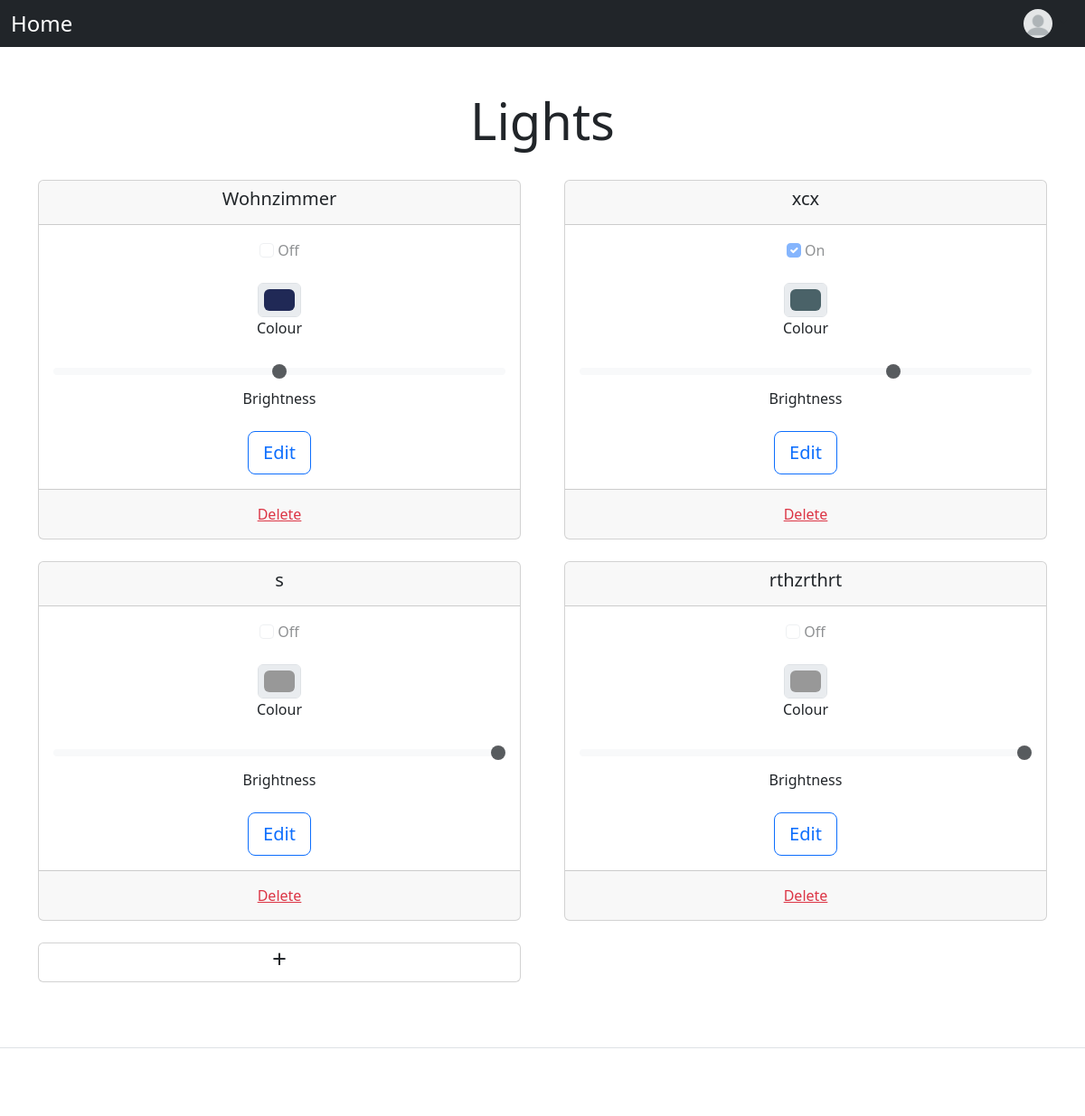
Page / (signed in) on the earlier database version.
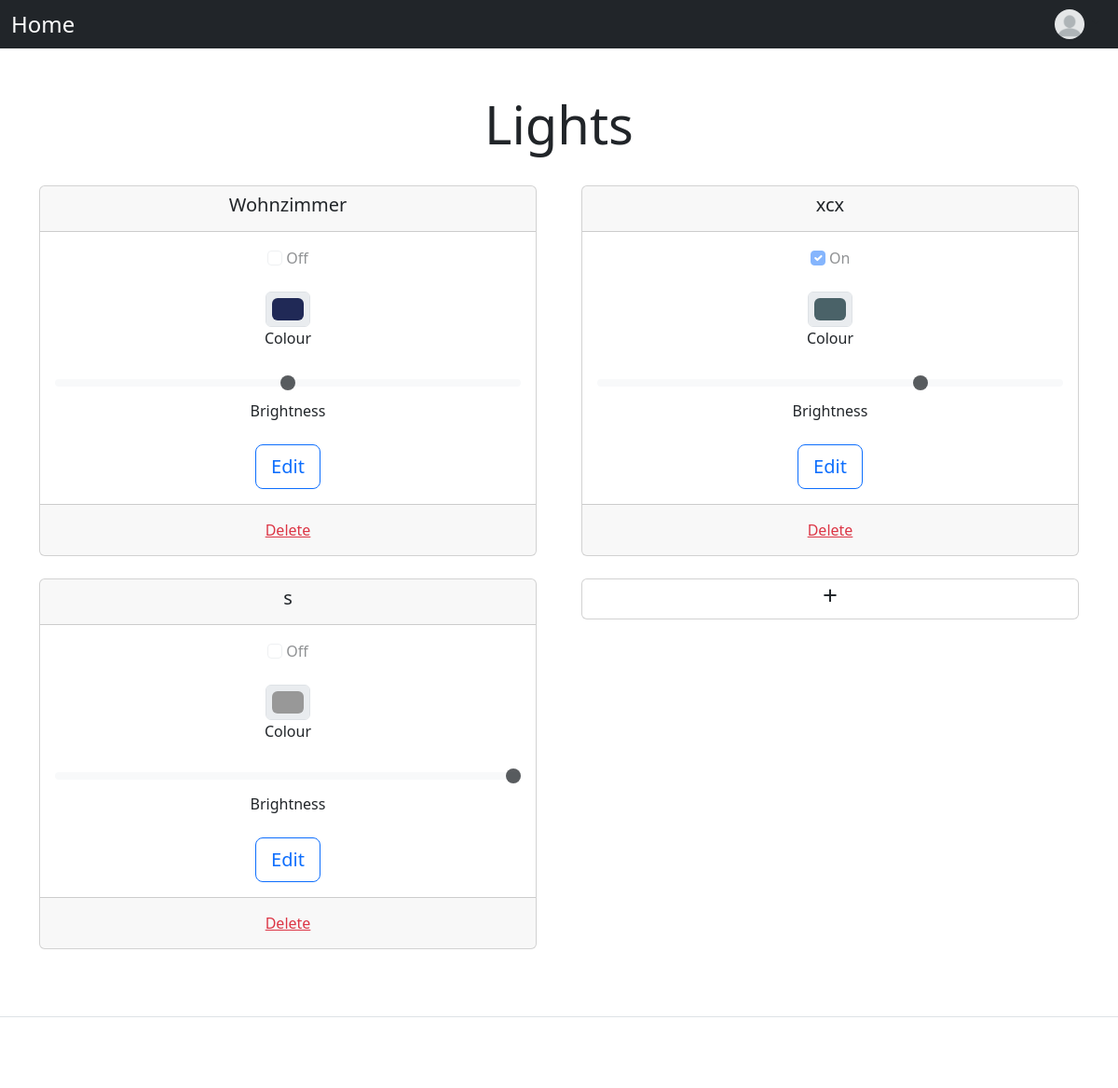
Same page on the later database version.
### lights/models.py (models this page shows)
class Light(models.Model):
    name = models.CharField(max_length=200)
    status = models.BooleanField(default=False)
    colour = models.CharField(max_length=200, default="#989898")
    brightness = models.IntegerField(default=100)

### lights/views.py (the view)
# urls.py: path('', views.index, name='index'),
@login_required
def index(request):
    if request.method == "POST":
        form = AddForm(request.POST)
        if form.is_valid():
            light = form.save(commit=False)
            light.save()
        return redirect("index")
    else:
        light_list = Light.objects.all()
        context = {"latest_light_list": light_list}
        return render(request, "lights/index.html", context)

### lights/templates/lights/index.html (shortened to what this page needs)
{% include "header.html" %}
<div class="px-3 py-3 pt-md-5 pb-md-4 mx-auto text-center">
    <h1 class="display-4">Lights</h1>
</div>
<div class="container text-center">
    <div class="row row-cols-2 gx-5">
        {% for light in latest_light_list %}
            <div class="col">
                <div class="card mb-4">
                    <div class="card-header">
                        <h5 class="card-title">{{ light.name }}</h5>
                    </div>
                    <div class="card-body">
                        <div class="mb-4">
                            <input class="form-check-input" type="checkbox" role="switch" id="status_{{ forloop.counter }}"
                                   disabled {% if light.status %} checked{% endif %}>
                            <label class="form-check-label" for="status_{{ forloop.counter }}">{% if light.status %} On {% else %}
                                Off {% endif %}</label>
                        </div>
                        <div class="mb-4">
                            <input type="color" class="form-control form-control-color mx-auto" id="colour_{{ forloop.counter }}"
                                   value="{{ light.colour }}" disabled>
                            <label class="form-check-label" for="colour_{{ forloop.counter }}">Colour</label>
                        </div>
                        <div class="mb-4">
                            <input type="range" class="form-range" min="0" max="100" step="10" id="brightness_{{ forloop.counter }}"
                                   value="{{ light.brightness }}" disabled>
                            <label class="form-check-label" for="brightness_{{ forloop.counter }}">Brightness</label>
                        </div>
                        <a href="{% url 'detailLight' light.id %}" class="btn btn-outline-primary btn-lg btn-block">Edit</a>
                    </div>
                    <div class="card-footer text-muted">
                        <form action="{% url 'deleteLight' light.id %}" method="post">
                            <button type="submit" class="btn mx-auto link-danger btn-link">Delete</button>
                        </form>
                    </div>
                </div>
            </div>
        {% endfor %}
        <div class="col">
            <div class="card mb-4">
                <a href="{% url 'addLight' %}" class="my-auto stretched-link nav-link text-dark"><h3>+</h3></a>
            </div>
        </div>
    </div>
</div>
{% include "footer.html" %}

Differences in the rows shown:
removed Light: name "rthzrthrt", shows "Off", colour "#989898", brightness "100"
